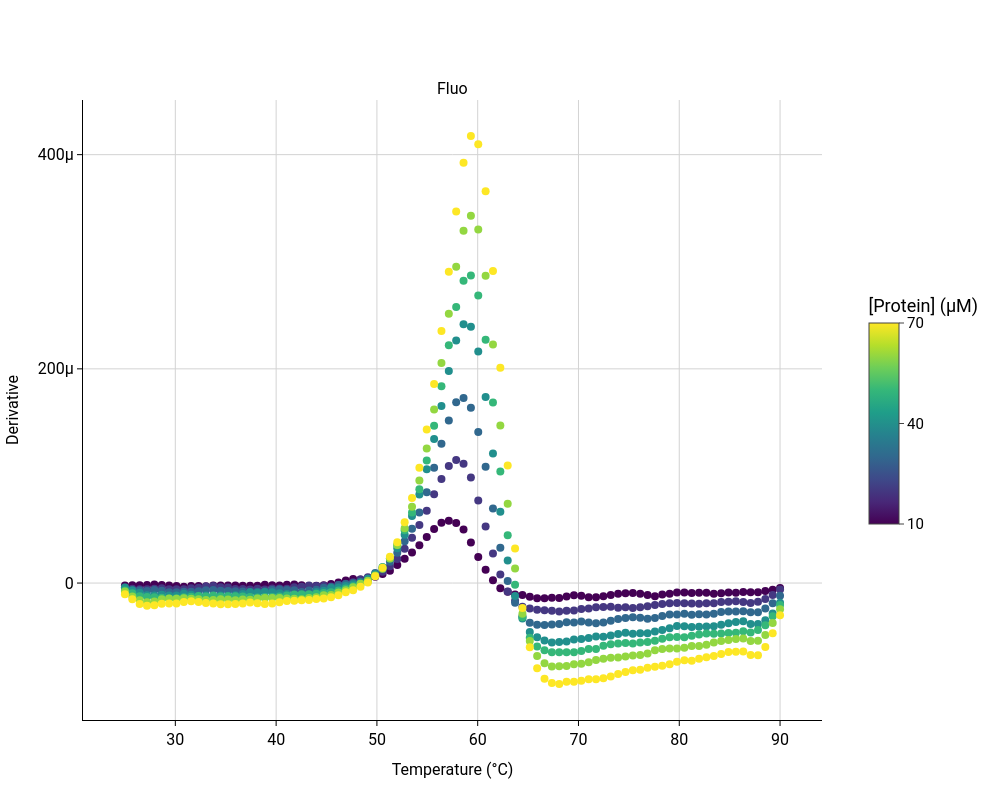

Notebook code cell kept with this figure:
### Code cell
dimer_sim.estimate_derivative()
fig_derivative = plot_unfolding(dimer_sim, plot_derivative=True)
fig_derivative.show()
